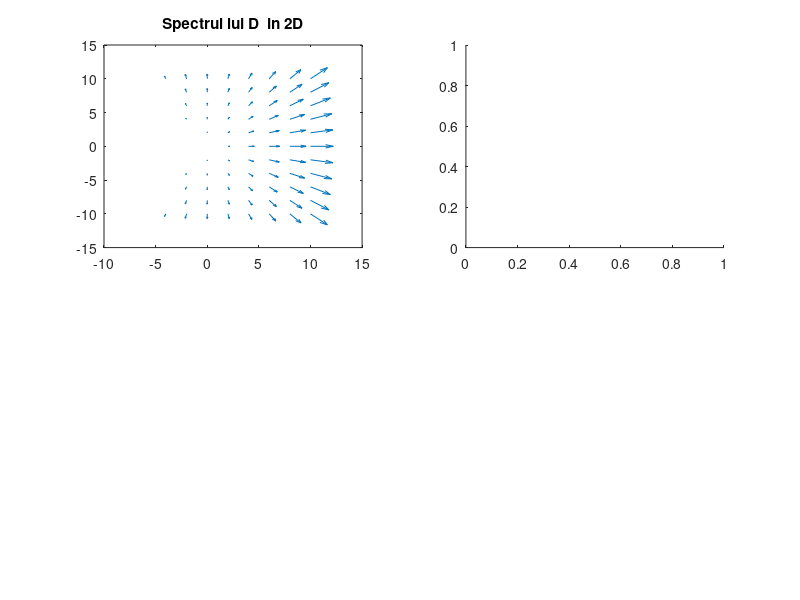

This chart was generated by the following MATLAB code: (Note: this script raises an error after producing the figure.)
% Exercitiul al 3 lea
a=10;
[x,y] = meshgrid(-10:2:10);
r = sqrt(x.^3 + y.^2);
theta =  atan2(y,x);
R = r*(a^2 +27)/9;
u = R.*cos(theta);
v = R.*sin(theta);
% pentru sub b
subplot(2,2,1);
quiver(x,y,u,v);
title("Spectrul lui D  in 2D");
% pentru sub c
subplot(2,2,2);
contourf(x,y,R);
colorbar
title("Echivalori ale lui D in 2D");
% pentru 3D
[x,y,z] = meshgrid(-10:2:10);
r = sqrt(x.^2+ y.^2 + z.^2);
theta = atan2(y,x);
phi = atan2(y,r);
R = r*(a^2 + 27 )/9;
u = R .*cos(theta) .* sin(phi);
v = R.*sin(theta).*sin(phi);
w = R.*cos(phi);
% sub b in 3D
subplot(2,2,3);
quiver3(x,y,z,u,v,w);
title("Spectrul lui D in 3D");
% sub c in 3D
subplot(2,2,4);
[x,y,z]=meshgrid(-10:0.1:10);
f = sqrt(x.^2 +y.^2+z.^2)*(a^2 + 27)/9;
isosurface(x,y,z,r,5);
axis equal;
title("Echivalori ale lui D in 3D");